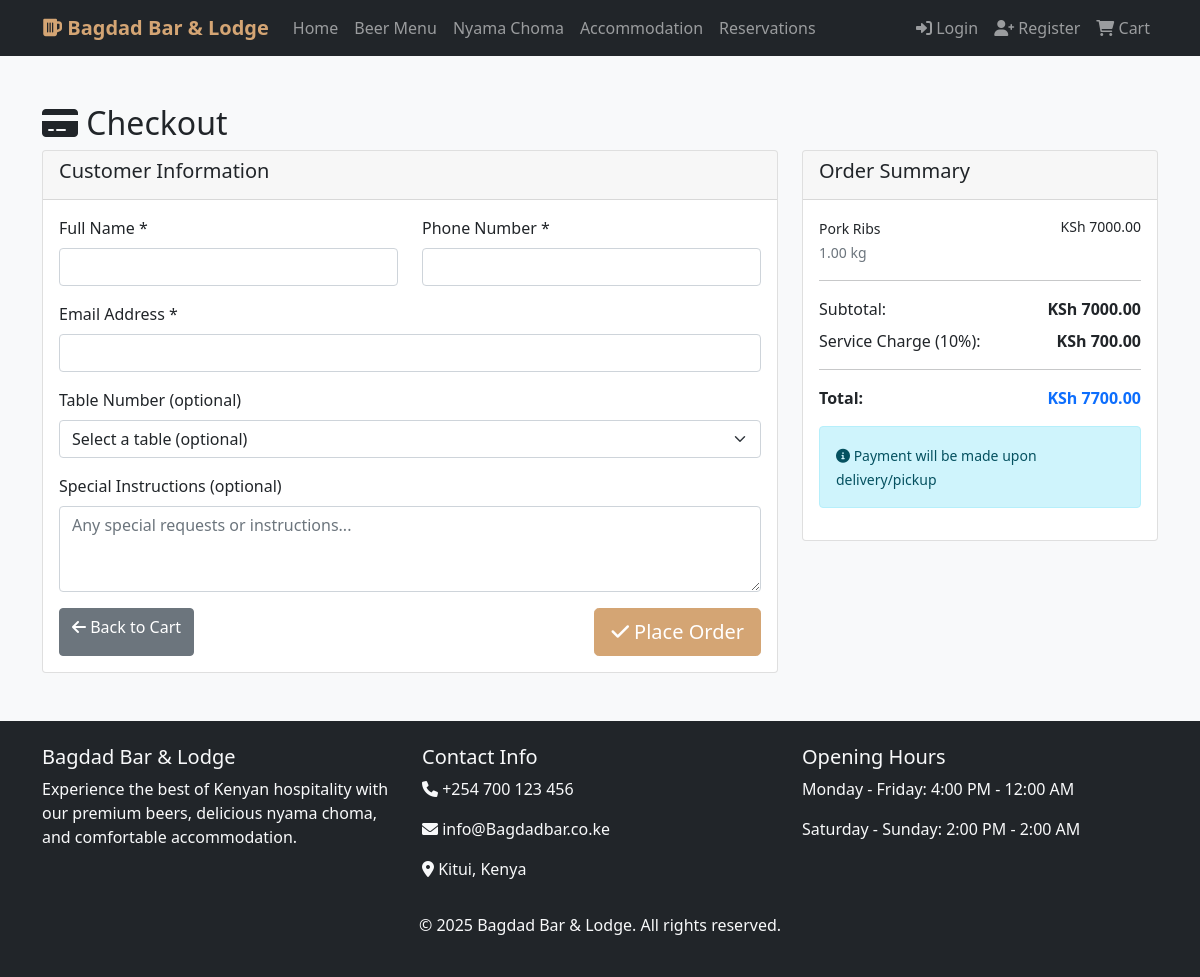
Page /orders/checkout/ on the committed database.
### orders/models.py (models this page shows, shortened)
class CartItem(models.Model):
    cart = models.ForeignKey(Cart, related_name='items', on_delete=models.CASCADE)
    beer = models.ForeignKey(Beer, null=True, blank=True, on_delete=models.CASCADE)
    nyama_choma = models.ForeignKey(NyamaChoma, null=True, blank=True, on_delete=models.CASCADE)
    quantity = models.IntegerField(default=1)
    weight_kg = models.DecimalField(max_digits=5, decimal_places=2, null=True, blank=True)
    notes = models.TextField(blank=True)
    created_at = models.DateTimeField(auto_now_add=True)
    def get_item_name(self):
        if self.beer:
            return f"{self.beer.brand} {self.beer.name}"
        elif self.nyama_choma:
            return self.nyama_choma.name
        return "Unknown Item"
    def get_total_price(self):
        if self.beer:
            return self.beer.price * self.quantity
        elif self.nyama_choma:
            return self.nyama_choma.price_per_kg * (self.weight_kg or Decimal('0'))
        return Decimal('0')

### bar_app/models.py (models this page shows, shortened)
class NyamaChoma(models.Model):
    MEAT_TYPES = [
        ('beef', 'Beef'),
        ('goat', 'Goat'),
        ('chicken', 'Chicken'),
        ('pork', 'Pork'),
        ('fish', 'Fish'),
        ('mutton', 'Mutton'),
    ]
    name = models.CharField(max_length=100)
    meat_type = models.CharField(max_length=20, choices=MEAT_TYPES)
    price_per_kg = models.DecimalField(max_digits=8, decimal_places=2)
    description = models.TextField()
    image = models.ImageField(upload_to='nyama_choma/', blank=True)
    available = models.BooleanField(default=True)
    spice_level = models.IntegerField(choices=[(i, i) for i in range(1, 6)], default=3)
    class Meta:
        ordering = ['name']

### orders/views.py (the view, shortened to what this page needs)
# urls.py: path('checkout/', views.checkout, name='checkout'),
def checkout(request):
    cart = get_or_create_cart(request)
    cart_items = cart.items.all()
    if not cart_items.exists():
        messages.warning(request, 'Your cart is empty')
        return redirect('orders:view_cart')
    subtotal = cart.get_total_price()
    service_charge = subtotal * Decimal('0.1')  # Use Decimal
    total_price = subtotal + service_charge
    available_tables = Table.objects.filter(is_reserved=False)
    context = {
        'cart': cart,
        'cart_items': cart_items,
        'subtotal': subtotal,
        'service_charge': service_charge,
        'total_price': total_price,
        'available_tables': available_tables,
    }
    return render(request, 'orders/checkout.html', context)

### orders/models.py (called while the page is built)
    def get_total_price(self):
        total = Decimal('0')
        for item in self.items.all():
            total += item.get_total_price()
        return total

### orders/views.py (called while the page is built)
def get_or_create_cart(request):
    if request.user.is_authenticated:
        cart, created = Cart.objects.get_or_create(user=request.user)
    else:
        if not request.session.session_key:
            request.session.create()
        cart, created = Cart.objects.get_or_create(session_key=request.session.session_key)
    return cart

### templates/orders/checkout.html (shortened to what this page needs)
{% extends 'base.html' %}
{% block content %}
<div class="container my-5">
    <h2><i class="fas fa-credit-card"></i> Checkout</h2>
    <div class="row">
        <div class="col-md-8">
            <div class="card">
                <div class="card-header">
                    <h5>Customer Information</h5>
                </div>
                <div class="card-body">
                    <form method="post">
                        <div class="row">
                            <div class="col-md-6 mb-3">
                                <label for="customer_name" class="form-label">Full Name *</label>
                                <input type="text" class="form-control" id="customer_name" name="customer_name"
                                       value="{% if user.is_authenticated %}{{ user.get_full_name|default:user.username }}{% endif %}" required>
                            </div>
                            <div class="col-md-6 mb-3">
                                <label for="customer_phone" class="form-label">Phone Number *</label>
                                <input type="tel" class="form-control" id="customer_phone" name="customer_phone"
                                       value="{% if user.is_authenticated and user.userprofile.phone_number %}{{ user.userprofile.phone_number }}{% endif %}" required>
                            </div>
                        </div>
                        <div class="mb-3">
                            <label for="customer_email" class="form-label">Email Address *</label>
                            <input type="email" class="form-control" id="customer_email" name="customer_email"
                                   value="{% if user.is_authenticated %}{{ user.email }}{% endif %}" required>
                        </div>
                        <div class="mb-3">
                            <label for="table_number" class="form-label">Table Number (optional)</label>
                            <select class="form-select" id="table_number" name="table_number">
                                <option value="">Select a table (optional)</option>
                            </select>
                        </div>
                        <div class="mb-3">
                            <label for="notes" class="form-label">Special Instructions (optional)</label>
                            <textarea class="form-control" id="notes" name="notes" rows="3" placeholder="Any special requests or instructions..."></textarea>
                        </div>
                        <div class="d-flex justify-content-between">
                            <a href="{% url 'orders:view_cart' %}" class="btn btn-secondary">
                                <i class="fas fa-arrow-left"></i> Back to Cart
                            </a>
                            <button type="submit" class="btn btn-primary btn-lg">
                                <i class="fas fa-check"></i> Place Order
                            </button>
                        </div>
                    </form>
                </div>
            </div>
        </div>
        <div class="col-md-4">
            <div class="card">
                <div class="card-header">
                    <h5>Order Summary</h5>
                </div>
                <div class="card-body">
                    {% for item in cart_items %}
                    <div class="d-flex justify-content-between mb-2">
                        <div>
                            <small>{{ item.get_item_name }}</small><br>
                            <small class="text-muted">
                                {% if item.beer %}
                                    {{ item.quantity }} pcs
                                {% elif item.nyama_choma %}
                                    {{ item.weight_kg }} kg
                                {% endif %}
                            </small>
                        </div>
                        <small>KSh {{ item.get_total_price|floatformat:2 }}</small>
                    </div>
                    {% endfor %}
                    <hr>
                    <div class="d-flex justify-content-between mb-2">
                        <span>Subtotal:</span>
                        <strong>KSh {{ subtotal|floatformat:2 }}</strong>
                    </div>
                    <div class="d-flex justify-content-between mb-2">
                        <span>Service Charge (10%):</span>
                        <strong>KSh {{ service_charge|floatformat:2 }}</strong>
                    </div>
                    <hr>
                    <div class="d-flex justify-content-between mb-3">
                        <strong>Total:</strong>
                        <strong class="text-primary">KSh {{ total_price|floatformat:2 }}</strong>
                    </div>
                    <div class="alert alert-info">
                        <small><i class="fas fa-info-circle"></i> Payment will be made upon delivery/pickup</small>
                    </div>
                </div>
            </div>
        </div>
    </div>
</div>
{% endblock %}

### templates/base.html (style rules this page uses)
.btn-primary { background-color: #d4a574; border-color: #d4a574; }
body { background-color: #f8f9fa; }

### rows in the picture
CartItem: get_item_name "Pork Ribs", weight_kg "1.00", get_total_price "7000.00"

### other values in the picture
{{ subtotal|floatformat:2 }} "7000.00"
{{ service_charge|floatformat:2 }} "700.00"
{{ total_price|floatformat:2 }} "7700.00"
